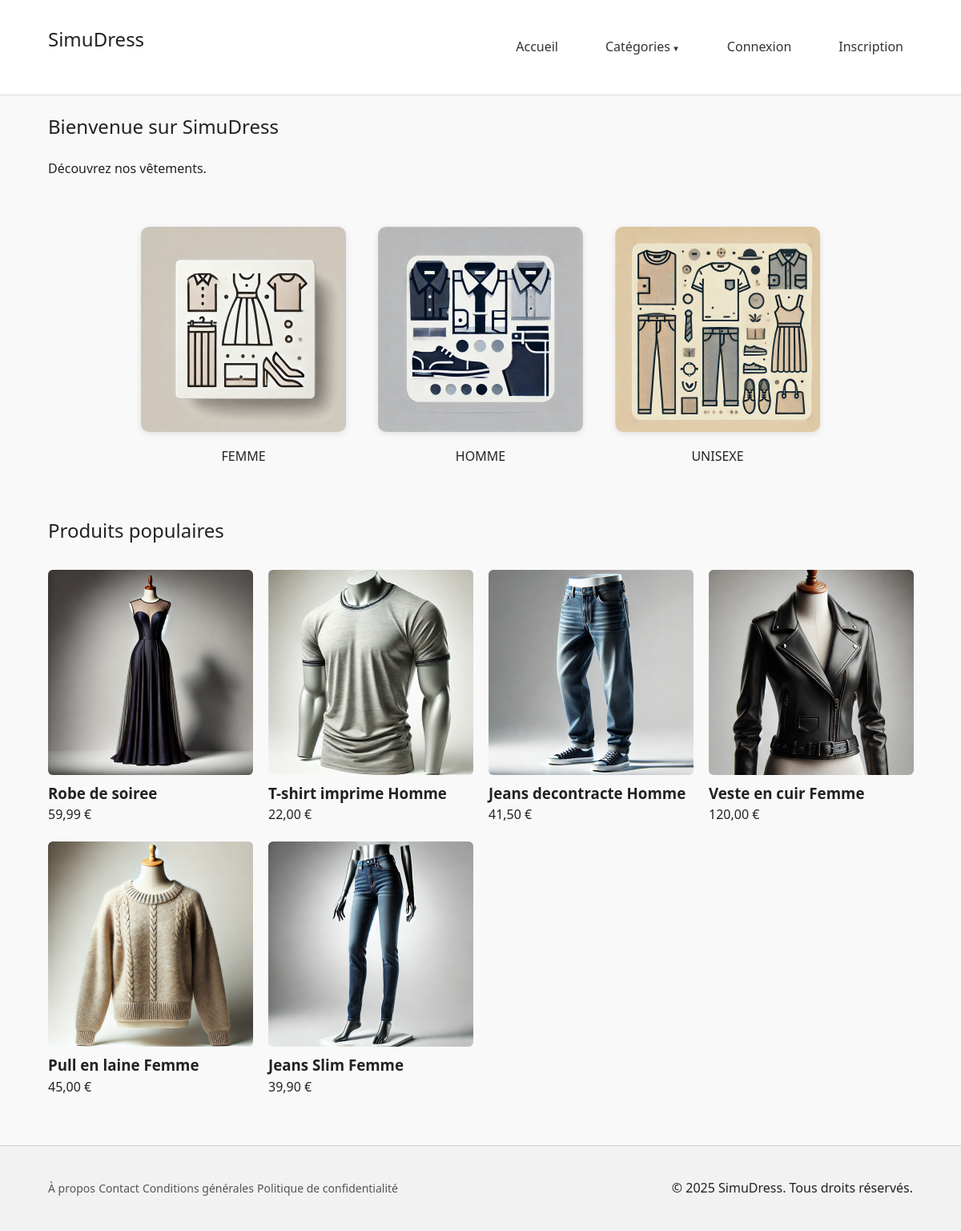
The page / on the database its author committed.
### tables this page shows
CREATE TABLE IF NOT EXISTS `categories` (
  `id` int NOT NULL AUTO_INCREMENT,
  `nom` varchar(100) NOT NULL,
  `parent_id` int DEFAULT NULL,
  PRIMARY KEY (`id`),
  KEY `categorie_parente_id` (`parent_id`) USING BTREE,
  CONSTRAINT `categories_ibfk_1` FOREIGN KEY (`parent_id`) REFERENCES `categories` (`id`) ON DELETE SET NULL
);

CREATE TABLE IF NOT EXISTS `produits` (
  `id` int NOT NULL AUTO_INCREMENT,
  `nom` varchar(150) NOT NULL,
  `description` text NOT NULL,
  `prix` decimal(10,2) NOT NULL,
  `stock` int NOT NULL,
  `image` varchar(255) DEFAULT NULL,
  `categorie_id` int NOT NULL,
  `actif` tinyint(1) DEFAULT '1',
  `vues` int DEFAULT '0',
  PRIMARY KEY (`id`),
  KEY `categorie_id` (`categorie_id`),
  CONSTRAINT `produits_ibfk_1` FOREIGN KEY (`categorie_id`) REFERENCES `categories` (`id`) ON DELETE CASCADE
);

### public/index.php (the view, shortened to what this page needs)
<?php
require_once __DIR__ . '/../includes/header.php';
$stmt = $pdo->query("SELECT * FROM produits WHERE actif = 1 ORDER BY vues DESC LIMIT 6");
$produits_populaires = $stmt->fetchAll();
$stmt = $pdo->query("SELECT * FROM categories WHERE parent_id IS NULL ORDER BY nom");
$categories = $stmt->fetchAll();
function normaliserNom($str) {
    $str = strtolower($str);
    return str_replace(
        [' ', "'", 'é','è','ê','ë','à','â','ä','ô','ö','î','ï','ù','û','ü','ç'],
        ['', '', 'e','e','e','e','a','a','a','o','o','i','i','u','u','u','c'],
        $str
    );
}
?>
<section class="hero">
    <div class="container">
        <h1>Bienvenue sur <?= SITE_NAME ?></h1>
        <p>Découvrez nos vêtements.</p>
    </div>
</section>
<section class="categories-section">
    <?php foreach ($categories as $cat): ?>
        <?php $slug = normaliserNom($cat['nom']); ?>
        <div class="category-card">
            <a href="magasin.php?categorie=<?= $slug ?>">
                <img src="<?= SITE_URL ?>assets/images/categories/<?= $slug ?>.jpg" alt="<?= htmlspecialchars($cat['nom']) ?>">
                <p><?= strtoupper(htmlspecialchars($cat['nom'])) ?></p>
            </a>
        </div>
    <?php endforeach; ?>
</section>
<section class="produits-populaires">
    <div class="container">
        <h2>Produits populaires</h2>
        <div class="produits-grid">
            <?php foreach ($produits_populaires as $produit): ?>
                <div class="produit-carte <?= $produit['stock'] <= 0 ? 'rupture' : '' ?>">
                    <a href="produit.php?id=<?= $produit['id'] ?>">
                        <img src="<?= SITE_URL ?>assets/images/produits/<?= htmlspecialchars($produit['image']) ?>" alt="<?= htmlspecialchars($produit['nom']) ?>">
                        <h3><?= htmlspecialchars($produit['nom']) ?></h3>
                        <p><?= number_format($produit['prix'], 2, ',', ' ') ?> €</p>
                    </a>
                </div>
            <?php endforeach; ?>
        </div>
    </div>
</section>
<?php require_once __DIR__ . '/../includes/footer.php'; ?>

### includes/header.php (shortened to what this page needs)
<?php
require_once __DIR__ . '/../config/config.php';
$stmt = $pdo->query("SELECT * FROM categories ORDER BY nom");
$categories = $stmt->fetchAll();
?>
<!DOCTYPE html>
<html lang="fr">
<head>
    <link rel="stylesheet" href="<?= SITE_URL ?>assets/css/style.css">
    <link rel="stylesheet" href="https://cdnjs.cloudflare.com/ajax/libs/font-awesome/6.0.0/css/all.min.css">
</head>
<body>
<header>
    <div class="container">
        <div class="logo">
        <?php if (isset($_SESSION['utilisateur'])): ?>
            <a href="<?= SITE_URL ?>public/home.php"><h1><?= SITE_NAME ?></h1></a>
            <?php else :?>
                <a href="<?= SITE_URL ?>public/index.php"><h1><?= SITE_NAME ?></h1></a>
            <?php endif; ?>
        </div>
        <nav id="main-nav" class="nav-closed">
            <ul>
                <li><a href="<?= SITE_URL ?>public/index.php">Accueil</a></li>
                <li class="dropdown">
                <a href="#" class="toggle-submenu">Catégories</a>
                </li>
                <?php if (isset($_SESSION['utilisateur'])): ?>
                    <li><a href="<?= SITE_URL ?>public/panier.php">Panier</a></li>
                    <li><a href="<?= SITE_URL ?>public/compte.php">Mon compte</a></li>
                    <li><a href="<?= SITE_URL ?>public/mes_commandes.php">Mes commandes</a></li>
                    <?php if ($_SESSION['utilisateur']['role'] === 'admin'): ?>
                        <li><a href="<?= SITE_URL ?>admin/index.php">Admin</a></li>
                    <?php endif; ?>
                    <li><a href="<?= SITE_URL ?>public/deconnexion.php">Déconnexion</a></li>
                <?php else: ?>
                    <li><a href="<?= SITE_URL ?>public/connexion.php">Connexion</a></li>
                    <li><a href="<?= SITE_URL ?>public/inscription.php">Inscription</a></li>
                <?php endif; ?>
            </ul>
    </div>
</header>
<main class="main-content">

### includes/footer.php (shortened to what this page needs)
</main>
<footer>
    <div class="container footer-container">
        <div class="footer-links">
            <a href="<?= SITE_URL ?>templates/page_en_construction.php?page=apropos">À propos</a>
            <a href="<?= SITE_URL ?>templates/page_en_construction.php?page=contact">Contact</a>
            <a href="<?= SITE_URL ?>templates/page_en_construction.php?page=cgv">Conditions générales</a>
            <a href="<?= SITE_URL ?>templates/page_en_construction.php?page=confidentialite">Politique de confidentialité</a>
        </div>
        <div class="footer-copy">
            &copy; <?= date('Y') ?> <?= SITE_NAME ?>. Tous droits réservés.
        </div>
    </div>
</footer>
</body>
</html>

### assets/css/style.css (style rules this page uses)
* { margin: 0; padding: 0; box-sizing: border-box; }
body { font-family: 'Segoe UI', sans-serif; background-color: #f9f9f9; color: #222; line-height: 1.6; }
a { text-decoration: none; color: inherit; }
ul { list-style: none; }
.container { width: 90%; max-width: 1100px; margin: 0 auto; padding: 20px 0; }
header { background-color: #fff; border-bottom: 1px solid #ddd; padding: 10px 0; }
header .container { display: flex; align-items: center; justify-content: space-between; position: relative; z-index: 10000; }
header h1 { font-size: 24px; }
header nav a { margin-left: 15px; color: #555; font-weight: bold; }
footer { background-color: #f2f2f2; padding: 20px 0; margin-top: 40px; border-top: 1px solid #ccc; }
footer .container { display: flex; justify-content: space-between; flex-wrap: wrap; }
footer a { color: #555; font-size: 14px; }
h1, h2 { margin-bottom: 20px; font-weight: 500; }
.produits-grid { display: grid; grid-template-columns: repeat(auto-fill, minmax(220px, 1fr)); gap: 20px; margin-top: 30px; }
.produit-card img, .produit-carte img { width: 256px; height: 256px; object-fit: cover; border-radius: 6px; background-color: #f0f0f0; }
#main-nav ul { display: flex; gap: 20px; align-items: center; }
#main-nav li a { padding: 8px 12px; color: #333; font-weight: 500; }
.categories-section { margin: 40px 0; display: flex; gap: 40px; flex-wrap: wrap; justify-content: center; align-items: center; }
.category-card { text-align: center; cursor: pointer; transition: transform 0.3s ease; width: 256px; }
.category-card img { width: 256px; height: 256px; object-fit: cover; border-radius: 10px; box-shadow: 0 2px 8px rgba(0,0,0,0.1); margin-bottom: 10px; }
nav ul li.dropdown { position: relative; }
nav ul li.dropdown > a::after { content: ' ▼'; font-size: 0.6em; }

### rows shown on the page
categories: shows a picture, nom "FEMME"
categories: shows a picture, nom "HOMME"
categories: shows a picture, nom "UNISEXE"
produits: image (picture), nom "Robe de soiree", prix "59,99"
produits: image (picture), nom "T-shirt imprime Homme", prix "22,00"
produits: image (picture), nom "Jeans decontracte Homme", prix "41,50"
produits: image (picture), nom "Veste en cuir Femme", prix "120,00"
produits: image (picture), nom "Pull en laine Femme", prix "45,00"
produits: image (picture), nom "Jeans Slim Femme", prix "39,90"

### other values the page prints
SITE_NAME "SimuDress"
